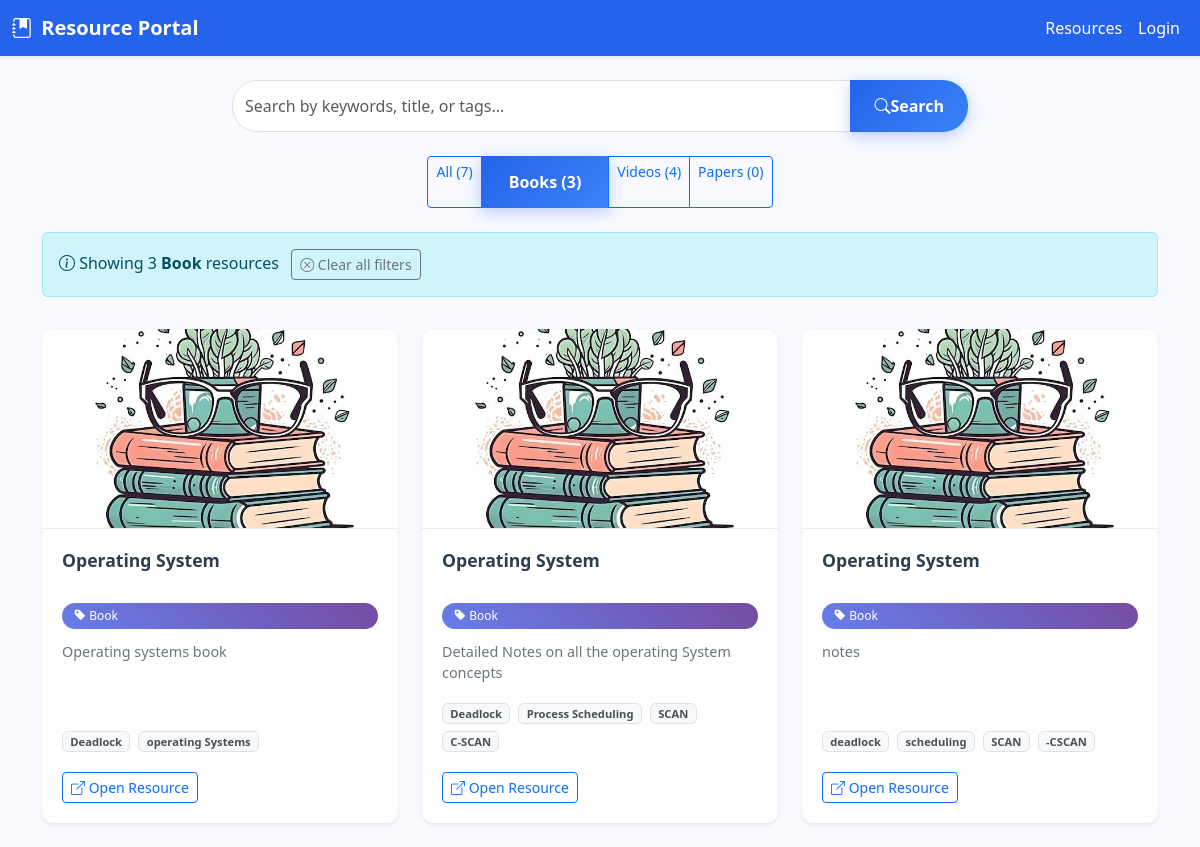
The page /resources?type=Book on the database as committed earlier.
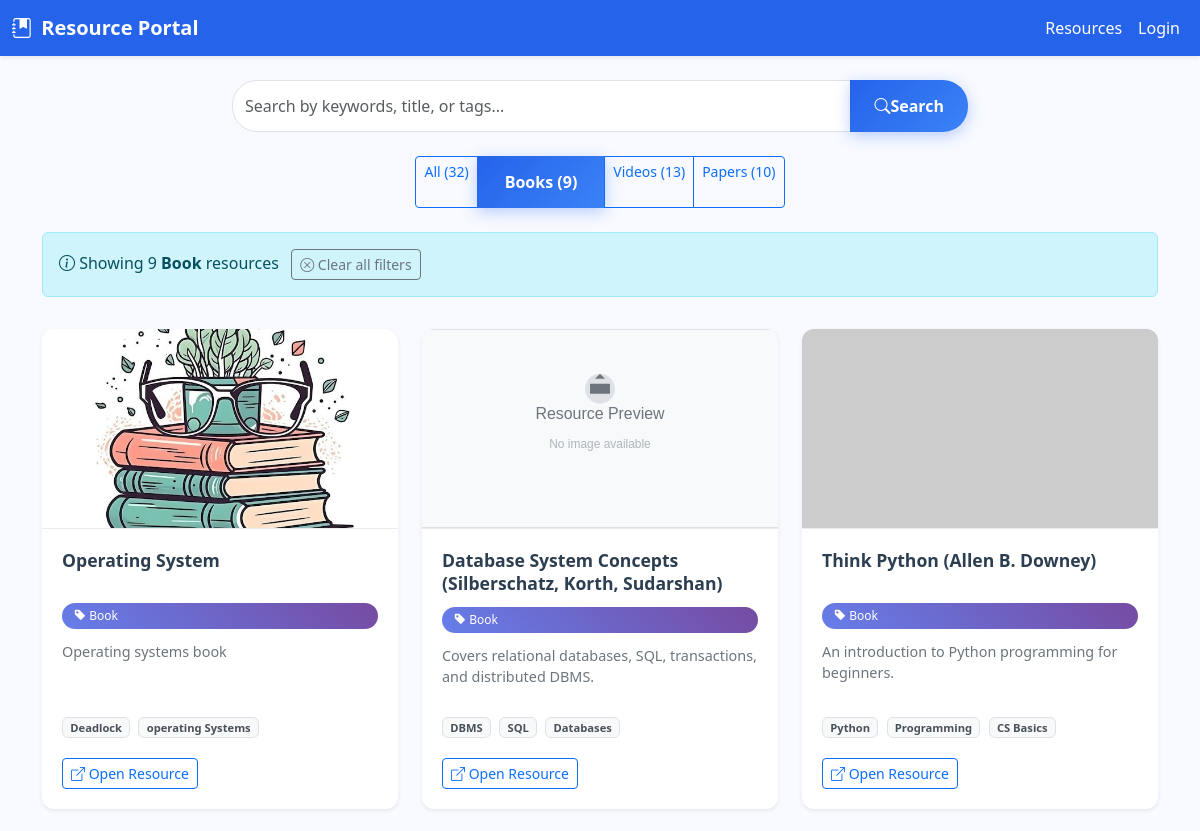
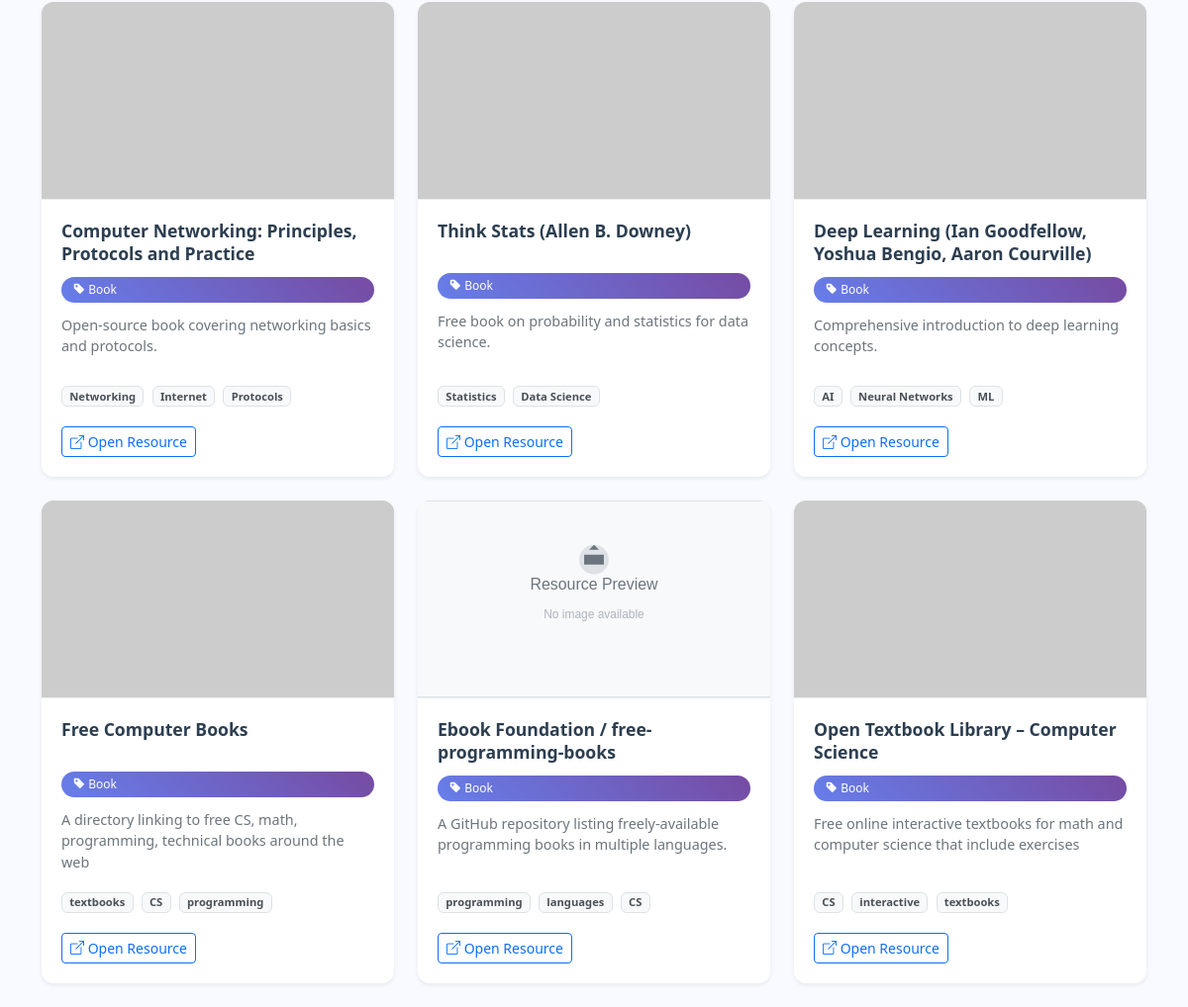
The same page on the database as committed later (2 pictures, top to bottom).
### models.py (models this page shows, shortened)
class Resource(db.Model):
    __tablename__ = 'resources'
    id = db.Column(db.Integer, primary_key=True)
    title = db.Column(db.String(200), nullable=False)
    description = db.Column(db.Text, nullable=False)
    type = db.Column(db.String(50), nullable=False)  # Book, Video, Paper
    tags = db.Column(db.String(500))  # Comma-separated tags
    image_url = db.Column(db.String(500))
    link = db.Column(db.String(500), nullable=False)

### app.py (the view)
@app.route("/resources")
def resources():
    search_query = request.args.get('q', '').strip()
    filter_type = request.args.get('type', '')
    book_count = Resource.query.filter_by(type='Book').count()
    video_count = Resource.query.filter_by(type='Video').count()
    paper_count = Resource.query.filter_by(type='Paper').count()
    total_count = Resource.query.count()
    if search_query:
        try:
            books = fetch_books(search_query)
            papers = fetch_papers(search_query)
            videos = fetch_videos(search_query)
            all_new_resources = books + papers + videos
            new_count = 0
            for item in all_new_resources:
                existing = Resource.query.filter_by(title=item["title"]).first()
                if not existing:
                    new_res = Resource(**item)
                    db.session.add(new_res)
                    new_count += 1
            if new_count > 0:
                db.session.commit()
                flash(f"Found {new_count} new resources for '{search_query}'!", "success")
        except Exception as e:
            current_app.logger.error(f"API fetch error: {e}")
            flash("Note: Could not fetch new resources from APIs, showing existing results only.", "warning")
        tfidf_index.build_index(Resource.query.all())
        results = tfidf_index.search_index(search_query, type_filter=filter_type if filter_type in ['Book', 'Video', 'Paper'] else None)
        resources_for_template = []
        for resource, score in results:
            resource.score = score
            resources_for_template.append(resource)
        current_app.logger.info(f"Search q={search_query!r} with filter={filter_type} returned {len(results)} results. Index size: {tfidf_index.index_size()}")
        book_count = Resource.query.filter_by(type='Book').count()
        video_count = Resource.query.filter_by(type='Video').count()
        paper_count = Resource.query.filter_by(type='Paper').count()
        total_count = Resource.query.count()
        return render_template('resources.html',
                             resources=resources_for_template,
                             search_query=search_query,
                             filter_type=filter_type,
                             book_count=book_count,
                             video_count=video_count,
                             paper_count=paper_count,
                             total_count=total_count,
                             is_search=True,
                             search_results_count=len(resources_for_template))
    else:
        if filter_type and filter_type in ['Book', 'Video', 'Paper']:
            filtered_resources = Resource.query.filter_by(type=filter_type).all()
        else:
            filtered_resources = Resource.query.all()
        return render_template('resources.html',
                             resources=filtered_resources,
                             search_query=search_query,
                             filter_type=filter_type,
                             book_count=book_count,
                             video_count=video_count,
                             paper_count=paper_count,
                             total_count=total_count,
                             is_search=False)

### templates/resources.html (shortened to what this page needs)
{% extends "base.html" %}
{% block content %}
<div class="row mb-4">
  <div class="col-md-8 mx-auto">
    <form class="input-group search-bar" action="{{ url_for('resources') }}" method="get">
      <input type="text" name="q" class="form-control" placeholder="Search by keywords, title, or tags..." value="{{ search_query|default('') }}">
      <button class="btn btn-primary px-4" type="submit"><i class="bi bi-search"></i> Search</button>
    </form>
  </div>
</div>
<div class="row mb-4">
  <div class="col-md-10 mx-auto text-center">
    <div class="btn-group" role="group">
      <a href="{{ url_for('resources', q=search_query) if search_query else url_for('resources') }}"
         class="btn btn-sm {% if not filter_type %}btn-primary{% else %}btn-outline-primary{% endif %}">
        All ({{ total_count }})
      </a>
      <a href="{{ url_for('resources', type='Book', q=search_query) if search_query else url_for('resources', type='Book') }}"
         class="btn btn-sm {% if filter_type=='Book' %}btn-primary{% else %}btn-outline-primary{% endif %}">
        Books ({{ book_count }})
      </a>
      <a href="{{ url_for('resources', type='Video', q=search_query) if search_query else url_for('resources', type='Video') }}"
         class="btn btn-sm {% if filter_type=='Video' %}btn-primary{% else %}btn-outline-primary{% endif %}">
        Videos ({{ video_count }})
      </a>
      <a href="{{ url_for('resources', type='Paper', q=search_query) if search_query else url_for('resources', type='Paper') }}"
         class="btn btn-sm {% if filter_type=='Paper' %}btn-primary{% else %}btn-outline-primary{% endif %}">
        Papers ({{ paper_count }})
      </a>
    </div>
  </div>
</div>
{% if search_query or filter_type %}
<div class="row mb-3">
  <div class="col-12">
    <div class="alert alert-info">
      <i class="bi bi-info-circle"></i>
      {% if search_query and filter_type %}
        Showing {{ resources|length }} results for "<strong>{{ search_query }}</strong>" in <strong>{{ filter_type }}</strong> category
      {% elif search_query %}
        Showing {{ resources|length }} results for "<strong>{{ search_query }}</strong>"
      {% elif filter_type %}
        Showing {{ resources|length }} <strong>{{ filter_type }}</strong> resources
      {% endif %}
      {% if search_query or filter_type %}
        <a href="{{ url_for('resources') }}" class="btn btn-sm btn-outline-secondary ms-2">
          <i class="bi bi-x-circle"></i> Clear all filters
        </a>
      {% endif %}
    </div>
  </div>
</div>
{% endif %}
<div class="row">
  {% if resources %}
    {% for r in resources %}
      <div class="col-lg-4 col-md-6 mb-4">
        <div class="card resource-card shadow-sm h-100 border-0">
          {% if r.image_url and r.image_url.strip() and r.image_url != 'None' and not r.image_url.startswith('/static/images/placeholder') %}
            <img src="{{ r.image_url }}" class="card-img-top" alt="{{ r.title }}"
                 data-type="{{ r.type }}"
                 onerror="handleImageError(this)">
          {% else %}
            {% if r.type == 'Book' %}
              <img src="{{ url_for('static', filename='images/Bookplaceholderimg.jpg') }}" class="card-img-top" alt="{{ r.title }}">
            {% elif r.type == 'Video' %}
              <img src="{{ url_for('static', filename='images/Videoplaceholderimg.png') }}" class="card-img-top" alt="{{ r.title }}">
            {% elif r.type == 'Paper' %}
              <img src="{{ url_for('static', filename='images/Researchpaperplaceholderimg.jpeg') }}" class="card-img-top" alt="{{ r.title }}">
            {% else %}
              <img src="{{ url_for('static', filename='images/placeholder.svg') }}" class="card-img-top" alt="{{ r.title }}">
            {% endif %}
          {% endif %}
          <div class="card-body">
            <h5 class="card-title">{{ r.title }}</h5>
            <span class="resource-type">
              <i class="bi bi-tag-fill"></i> {{ r.type|capitalize }}
            </span>
            <p class="card-text">{{ r.description[:150] }}{% if r.description|length > 150 %}...{% endif %}</p>
            {% if r.tags %}
              <div class="resource-tags">
                {% for tag in r.tags.split(',')[:4] %}
                  <span class="badge">{{ tag.strip() }}</span>
                {% endfor %}
              </div>
            {% endif %}
            <a href="{{ r.link }}" target="_blank" class="btn btn-sm btn-outline-primary resource-link">
              <i class="bi bi-box-arrow-up-right"></i> Open Resource
            </a>
          </div>
        </div>
      </div>
    {% endfor %}
  {% endif %}
</div>
{% endblock %}

### templates/base.html (shortened to what this page needs)
<!DOCTYPE html>
<html lang="en">
<head>
  <link href="https://cdn.jsdelivr.net/npm/bootstrap@5.3.2/dist/css/bootstrap.min.css" rel="stylesheet">
  <link href="https://cdn.jsdelivr.net/npm/bootstrap-icons@1.11.1/font/bootstrap-icons.css" rel="stylesheet">
  <link href="https://cdnjs.cloudflare.com/ajax/libs/font-awesome/6.0.0/css/all.min.css" rel="stylesheet">
  <link href="{{ url_for('static', filename='css/styles.css') }}" rel="stylesheet">
</head>
<body>
  <nav class="navbar navbar-expand-lg navbar-dark shadow-sm">
    <div class="container-fluid">
      <a class="navbar-brand fw-bold" href="{{ url_for('home') }}">
        <i class="bi bi-journal-bookmark-fill me-1"></i> Resource Portal
      </a>
      <div class="collapse navbar-collapse" id="navbarNav">
        <ul class="navbar-nav ms-auto">
          <li class="nav-item"><a class="nav-link" href="{{ url_for('resources') }}">Resources</a></li>
          {% if current_user.is_authenticated %}
            <li class="nav-item"><a class="nav-link" href="{{ url_for('admin_panel') }}">Admin</a></li>
            <li class="nav-item"><a class="nav-link" href="{{ url_for('logout') }}">Logout</a></li>
          {% else %}
            <li class="nav-item"><a class="nav-link" href="{{ url_for('login') }}">Login</a></li>
          {% endif %}
        </ul>
      </div>
    </div>
  </nav>
  <div class="container mt-4">
    {% block content %}{% endblock %}
  </div>
</body>
</html>

### static/css/styles.css (style rules this page uses)
.btn-primary, .btn-secondary { display: inline-flex; align-items: center; padding: 14px 28px; border-radius: 12px; font-weight: 600; font-size: 1rem; text-decoration: none; transition: all 0.3s cubic-bezier(0.4, 0, 0.2, 1); border: none; cursor: pointer; position: relative; overflow: hidden; }
.btn-primary { background: linear-gradient(135deg, #2563eb, #3b82f6); color: white; box-shadow: 0 4px 15px rgba(37, 99, 235, 0.3); }

### templates/base.html (style rules this page uses)
body { background:#f8faff; font-family: 'Segoe UI', sans-serif; }
.navbar { background: #2563EB; }
.navbar-brand, .nav-link { color: white !important; font-weight: 500; }
.search-bar input { border-radius: 25px 0 0 25px; }
.search-bar button { border-radius: 0 25px 25px 0; }

### templates/resources.html (style rules this page uses)
.resource-card { transition: transform 0.2s ease-in-out; border-radius: 12px !important; overflow: hidden; }
.resource-card .card-img-top { height: 200px; object-fit: cover; object-position: center; background: linear-gradient(135deg, #f5f7fa 0%, #c3cfe2 100%); border-bottom: 1px solid #e9ecef; }
.resource-card .card-body { padding: 1.25rem; display: flex; flex-direction: column; min-height: 280px; }
.resource-card .card-title { font-size: 1.1rem; font-weight: 600; line-height: 1.3; margin-bottom: 0.75rem; color: #2c3e50; display: -webkit-box; -webkit-line-clamp: 2; line-clamp: 2; -webkit-box-orient: vertical; overflow: hidden; min-height: 2.6rem; }
.resource-card .card-text { flex-grow: 1; font-size: 0.9rem; line-height: 1.5; color: #6c757d; }
.resource-type { background: linear-gradient(45deg, #667eea 0%, #764ba2 100%); color: white !important; font-size: 0.75rem; font-weight: 500; padding: 0.25rem 0.75rem; border-radius: 20px; display: inline-block; margin-bottom: 0.75rem; }
.resource-tags { margin-bottom: 1rem; }
.resource-tags .badge { font-size: 0.7rem; margin-right: 0.25rem; margin-bottom: 0.25rem; background-color: #f8f9fa !important; color: #495057 !important; border: 1px solid #dee2e6 !important; }
.resource-link { margin-top: auto; align-self: flex-start; }

Rows that differ between the two databases and show on the page:
removed Resource: title "Operating System", type "Book", description "Detailed Notes on all the operating System concepts", strip "Deadlock" "Process Scheduling" "SCAN" "C-SCAN"
removed Resource: title "Operating System", type "Book", description "notes", strip "deadlock" "scheduling" "SCAN" "-CSCAN"
added Resource: title "Database System Concepts (Silberschatz, Korth, Sudarshan)", type "Book", description "Covers relational databases, SQL, transactions, and distributed DBMS.", strip "DBMS" "SQL" "Databases"
added Resource: title "Think Python (Allen B. Downey)", type "Book", description "An introduction to Python programming for beginners.", strip "Python" "Programming" "CS Basics"
added Resource: title "Computer Networking: Principles, Protocols and Practice", type "Book", description "Open-source book covering networking basics and protocols.", strip "Networking" "Internet" "Protocols"
added Resource: title "Think Stats (Allen B. Downey)", type "Book", description "Free book on probability and statistics for data science.", strip "Statistics" "Data Science"
added Resource: title "Deep Learning (Ian Goodfellow, Yoshua Bengio, Aaron Courville)", type "Book", description "Comprehensive introduction to deep learning concepts.", strip "AI" "Neural Networks" "ML"
added Resource: title "Free Computer Books", type "Book", description "A directory linking to free CS, math, programming, technical books around the web", strip "textbooks" "CS" "programming"
added Resource: title "Ebook Foundation / free-programming-books", type "Book", description "A GitHub repository listing freely-available programming books in multiple languages.", strip "programming" "languages" "CS"
added Resource: title "Open Textbook Library – Computer Science", type "Book", description "Free online interactive textbooks for math and computer science that include exercises", strip "CS" "interactive" "textbooks"
Other text that changed with them:
{{ total_count }}: "7" → "32"
{{ book_count }}: "3" → "9"
{{ video_count }}: "4" → "13"
{{ paper_count }}: "0" → "10"
{{ resources|length }}: "3" → "9"
